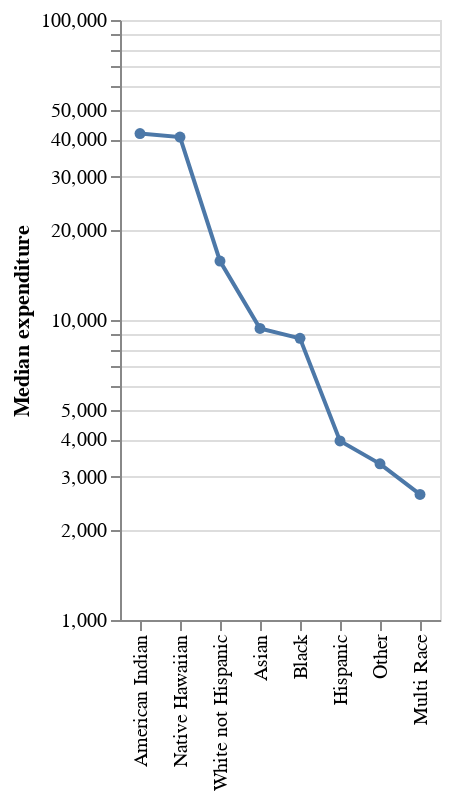

The cell this chart's notebook holds for it:
### Markdown cell above
<!-- BEGIN QUESTION -->

### Question 3: Plot median expenditures

Construct a point-and-line plot of median expenditure (y) against ethnicity (x), with:
* ethnicities sorted by descending median expenditure;
* the median expenditure axis shown on the log scale;
* the y-axis labeled 'Median expenditure'; and 
* no x-axis label (since the ethnicity group names are used to label the axis ticks, the label 'Ethnicity' is redundant). 

Store the result as `fig_1` and display the plot.

*Hints*:
* you'll need to use `tbl_1.reset_index()` to obtain the ethnicity group as a variable;
* recall that `.mark_line(point = True)` will add points to a line plot; 
* sorting can be done using `alt.X(..., sort = alt.EncodingSortField(field = ..., order = ...))`

### Code cell
# BEGIN SOLUTION
fig_1 = alt.Chart(
    tbl_1.reset_index()
).mark_line(
    point = True
).encode(
    x = alt.X(
        'index', 
        title = '',
        sort = alt.EncodingSortField(field = 'Expenditures', 
                                     order = 'descending')
    ),
    y = alt.Y(
        'Expenditures', 
        title = 'Median expenditure', 
        scale = alt.Scale(type = 'log'))
)

# display
fig_1
# END SOLUTION

### Figure 1 — Vega-Lite specification as saved in the notebook (floating-point values rounded to 4 significant figures)
{"config": {"view": {"continuousWidth": 400, "continuousHeight": 300}}, "data": {"name": "data-d3a3ab1d81456236ce0df0df980639d4"}, "mark": {"type": "line", "point": true}, "encoding": {"x": {"field": "index", "sort": {"field": "Expenditures", "order": "descending"}, "title": "", "type": "nominal"}, "y": {"field": "Expenditures", "scale": {"type": "log"}, "title": "Median expenditure", "type": "quantitative"}}, "$schema": "https://vega.github.io/schema/vega-lite/v4.17.0.json", "datasets": {"data-d3a3ab1d81456236ce0df0df980639d4": [{"index": "American Indian", "Expenditures": 41820.0, "n": 4}, {"index": "Asian", "Expenditures": 9369.0, "n": 129}, {"index": "Black", "Expenditures": 8687.0, "n": 59}, {"index": "Hispanic", "Expenditures": 3952.0, "n": 376}, {"index": "Multi Race", "Expenditures": 2622.0, "n": 26}, {"index": "Native Hawaiian", "Expenditures": 40730.0, "n": 3}, {"index": "Other", "Expenditures": 3316.0, "n": 2}, {"index": "White not Hispanic", "Expenditures": 15720.0, "n": 401}]}}
